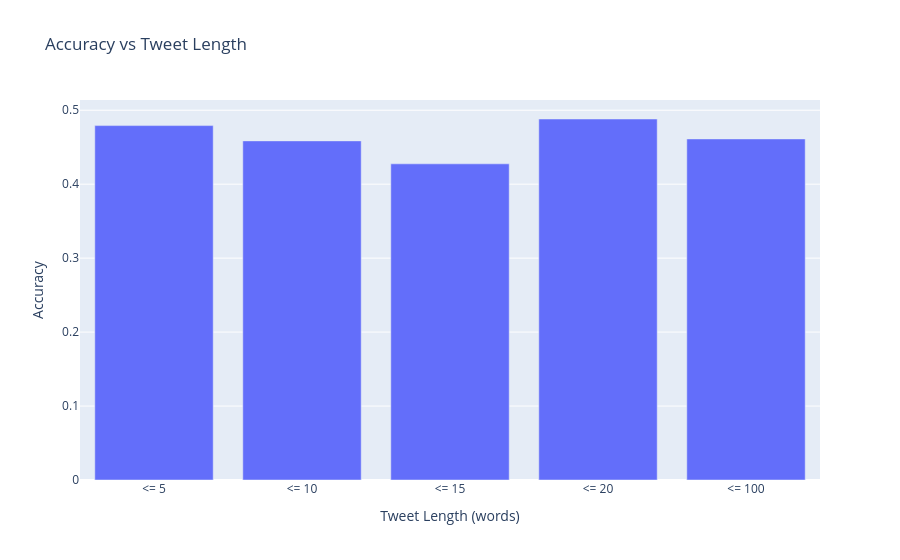

The cell this chart's notebook holds for it:
### Code cell
labels = [f"<= {b}" for b in bins]
fig = go.Figure()
fig.add_trace(go.Bar(
    x=labels,
    y=bin_acc
))
fig.update_layout(
    title="Accuracy vs Tweet Length",
    xaxis_title="Tweet Length (words)",
    yaxis_title="Accuracy"
)
fig.show()

### Figure 1 — Plotly figure (JSON) as saved in the notebook; plotly's stock layout.template omitted (floating-point values rounded to 4 significant figures)
{"data": [{"type": "bar", "x": ["<= 5", "<= 10", "<= 15", "<= 20", "<= 100"], "y": [0.4792, 0.4585, 0.4275, 0.4881, 0.4612]}], "layout": {"title": {"text": "Accuracy vs Tweet Length"}, "xaxis": {"title": {"text": "Tweet Length (words)"}}, "yaxis": {"title": {"text": "Accuracy"}}}}
